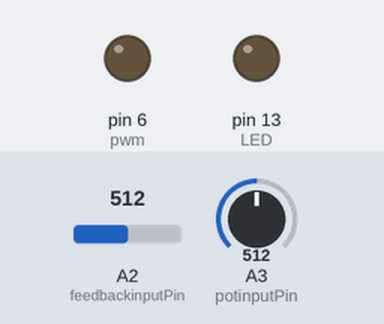
A sketch run on a simulated Arduino Uno, built with avr-gcc and run on an emulated ATmega328P. Shown: output pins drawn as LEDs (lit = HIGH). The test bench sets the inputs (shaded band); at power-on: A3 (potinputPin) = 512, A2 (feedbackinputPin) = 512. What the sketch prints to the serial monitor is not drawn.

Above: at 2.6 s.
2.7 s: A3 (potinputPin) set to 505
At 3.3 s:
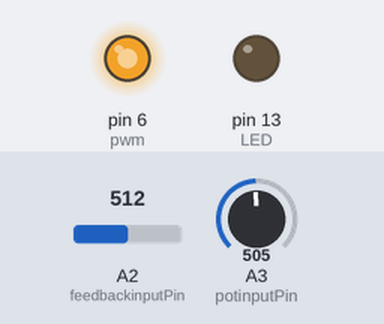
4.5 s: A2 (feedbackinputPin) set to 527
At 5.8 s:
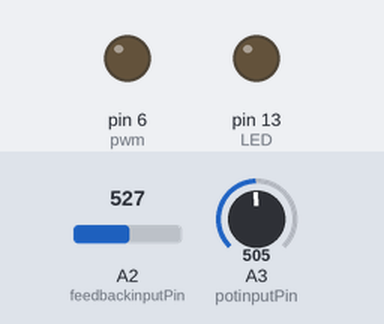
6.3 s: A3 (potinputPin) set to 0
At 7.7 s:
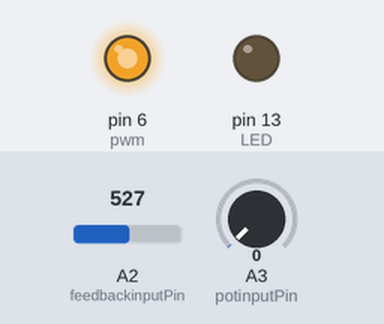
Timing chart, 0 to 9.3 s (numbered marks = the images above; inputs shaded):
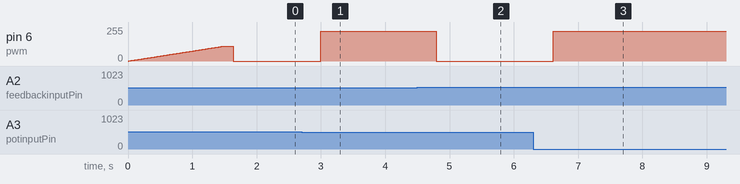

The sketch:

bisa.ino
```cpp
#define pwm 6
#define potinputPin A3
#define feedbackinputPin A2
#define LED 13

int pwmMAXVAL = 225,
    pwmMINVAL = 0,
    potinputval,
    feedbackinputval,
    pwmval,
    potInputVal,
    feedbackInputVal;

void setup() {
  TCCR0B = TCCR0B & B11111000 | B00000001;   // set timer 0 divisor to     1 for PWM frequency of 62500.00 Hz
  //TCCR0B = TCCR0B & B11111000 | B00000010;    // set timer 0 divisor to     8 for PWM frequency of  7812.50 Hz
  //TCCR0B = TCCR0B & B11111000 | B00000011;    // set timer 0 divisor to    64 for PWM frequency of   976.56 Hz (The DEFAULT)
  //TCCR0B = TCCR0B & B11111000 | B00000100;    // set timer 0 divisor to   256 for PWM frequency of   244.14 Hz
  //TCCR0B = TCCR0B & B11111000 | B00000101;    // set timer 0 divisor to  1024 for PWM frequency of    61.04 Hz

  Serial.begin(115200);

  pinMode(13, OUTPUT);
  pinMode(pwm, OUTPUT);
  pinMode(potinputPin, INPUT);
  pinMode(feedbackinputPin, INPUT);

  digitalWrite(LED, LOW);

  //  softstart
  pwmval = map(analogRead(potinputPin), 1023, 0, pwmMINVAL, pwmMAXVAL);

  for (int i = 0; i < pwmval; i++) {
    analogWrite(pwm, i);
    Serial.print(".");
    delay(850);
  }
  delay(500);
}

void loop() {
  potinputval = analogRead(potinputPin);
  potinputval = map(potinputval, 1024, 0, 0, 1024);
  feedbackinputval = analogRead(feedbackinputPin);

  if (potinputval > feedbackinputval)
  {
    pwmval = pwmval + 1;
    pwmval = constrain(pwmval, pwmMINVAL, pwmMAXVAL);
  }

  else
  {
    pwmval = pwmval - 1;
    pwmval = constrain(pwmval, pwmMINVAL, pwmMAXVAL);
  }


  analogWrite(pwm, pwmval);

  Serial.println(String(potinputval) + "\t" + String(feedbackinputval) + "===>" + String(pwmval));
}


//float potinputval, feedbackinputval;
//float pwmval, potInputVal, feedbackInputVal;
```

Measured:
- the behaviour switches between 512 and 511 on A3 (potinputPin) (found by bisection; images 0 and 1)
- the behaviour switches between 518 and 519 on A2 (feedbackinputPin) (found by bisection; images 1 and 2)
- after the input at 2.7 s, pin 6 (pwm): 0/255 → 225/255 after 0.30 s
- after the input at 4.5 s, pin 6 (pwm): 225/255 → 0/255 after 0.30 s
- after the input at 6.3 s, pin 6 (pwm): 0/255 → 225/255 after 0.32 s
- by itself, pin 6 (pwm): rises from 1/255 to 111/255 in 1.5 s, then falls to 0/255 in 0.16 s
